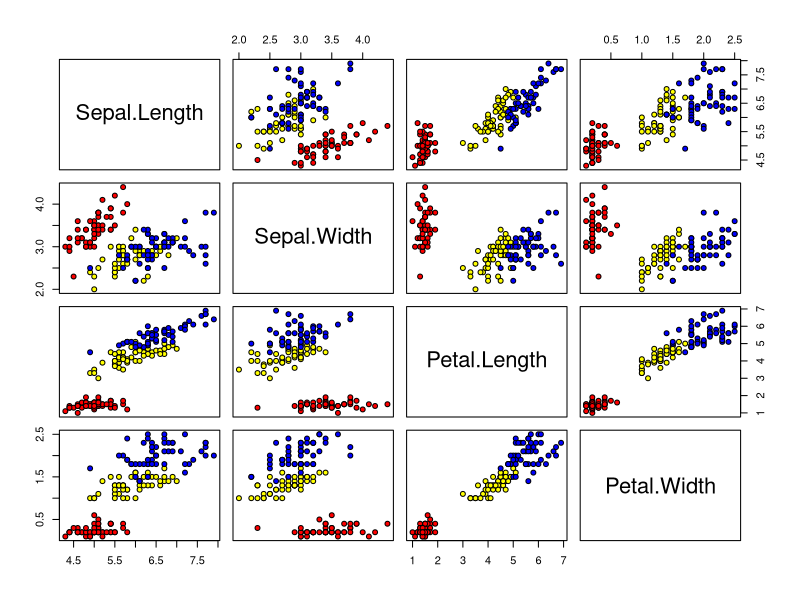
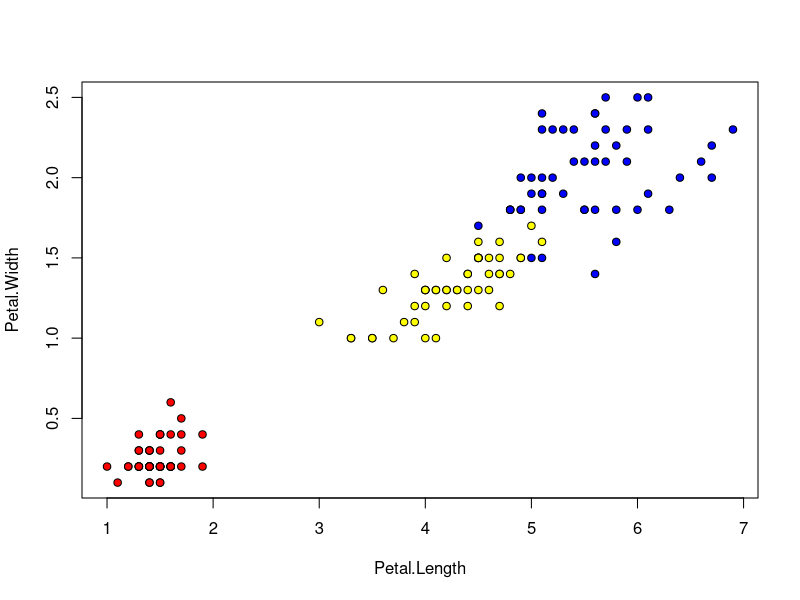

Here is the R script that generated these plots, in order:
## ---- chunk 1
attach(iris)
str(iris)
pairs(iris[1:4], pch = 21, bg = c("red", "yellow", "blue")[unclass(Species)])

## ---- chunk 2
plot(Petal.Length, Petal.Width, pch=21, bg=c("red","yellow","blue")
     [unclass(Species)])

## ---- chunk 3
# reclassify as virginica or not
iris_virginica <- iris
iris_virginica$Species <- as.factor(ifelse (iris_virginica$Species=="virginica",1,0))

# reclassify as setosa or not
iris_setosa <- iris
iris_setosa$Species <- as.factor(ifelse (iris_setosa$Species=="setosa",1,0))

# reclassify as versicolor or not
iris_versicolor <- iris
iris_versicolor$Species <- as.factor(ifelse (iris_versicolor$Species=="versicolor",1,0))
## ---- chunk 4
fun <- function(df, i){
    train <- df[i,]
    test <- df[-i,]
    glm1 <- glm(Species~., data=train, family="binomial")
    probs <- predict(glm1, newdata=test)
    pred <- ifelse(probs>0.5, 1, 0)
    acc <- mean(pred==test$Species)
    print(paste("accuracy = ", acc))
    table(pred, test$Species) 
}
## ---- chunk 5
set.seed(1234)
i <- sample(1:150, 100, replace=FALSE)
fun(iris_virginica, i)
## ---- chunk 6
fun(iris_setosa, i)
## ---- chunk 7
fun(iris_versicolor, i)
